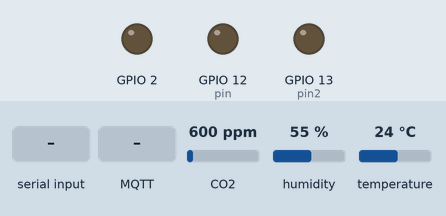
A sketch run on a simulated ESP8266 (Wemos D1 mini). Shown: output pins drawn as LEDs (lit = HIGH). The inputs (shaded band) are chosen by the test bench; at power-on: CO2 600 ppm, humidity 55 %, temperature 24 °C. WiFi joins after 1.5 s; servers stay silent unless stated; uploads are accepted with an empty reply; random numbers use the default seed unless the sketch sets one; no MQTT or app messages arrive unless stated; what the sketch prints to the serial monitor is not drawn.

Above: at 2.7 s.
2.8 s: "D109-1." received over the second serial link
At 3.95 s:
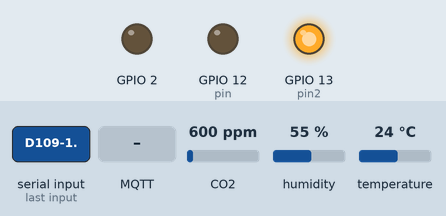
At 5.2 s:
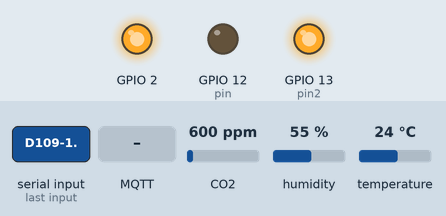
5.5 s: MQTT message "1" arrives on the first subscribed topic
At 6.8 s:
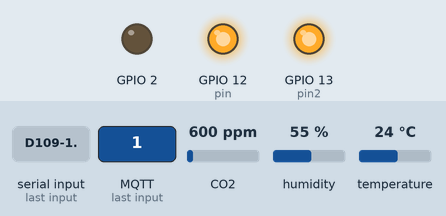
Timing chart, 0 to 8.5 s (numbered marks = the images above; inputs shaded):
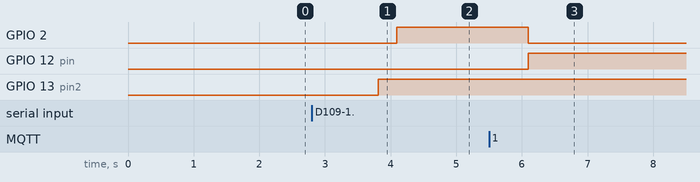

The sketch:

smf_wemos.ino
```cpp
#include <ESP8266WiFi.h>
#include <PubSubClient.h>
#include <ESP8266WiFiMulti.h>
#include <ESP8266HTTPClient.h>
#include<Wire.h>
#include <stdlib.h>
#include "SparkFun_SCD30_Arduino_Library.h"
#include<SoftwareSerial.h>
#include <Arduino.h>
#include <IRremoteESP8266.h>
#include <IRsend.h>
SoftwareSerial UNO(0, 14);  //D3,D5

//#define ssid "D109-1" //wifi id
//#define pass "113333555555"      //wifi pass

#define ssid "iptime" //wifi id
#define pass "30813081"

///////////SCD30//////////////
float temp = 0, humi = 0, r_lux = 0, l_lux = 0;
float temp_total = 0, humi_total = 0, co2_total = 0, r_lux_total = 0, l_lux_total = 0, top_angle_total = 0;
int temp_flag = 0, humi_flag = 0, co2_flag = 0, r_lux_flag = 0, l_lux_flag = 0, top_angle_flag =0;
int top_angle_int;
int temphumi_flag = 0;
int co2 = 0;
int delay_second = 300;  // 업로드 딜레이(s)
int temphumi_delay = 30;  // 온습도 측정 주기(s)
int co2_gen = 0;
SCD30 airSensor;
String R_LUX;
String L_LUX;
String top_angle;
WiFiClient wificlient;
WiFiClient client2;
ESP8266WiFiMulti WiFiMulti;

PubSubClient client(wificlient);

/////////////id 및 세팅값////////////////
String id = "1" ;       // 디바이스 id
int delay_flag = 0;
int k = 0;
int wifi_timeout = 0;
int mintemp = 20;
int maxtemp = 40;
int minhumid = 30;
int maxhumid = 60;
int minco2 = 200;
int maxco2 = 1200;

//#define ssid "olleh_WiFi_9DF0"
//#define pass  "0000004810"
const char* mqtt_server = "postman.cloudmqtt.com";    // port 17181
const char* outTopic = "SMFoutTopic";
const char* inTopic = "SMFinTopic";
const char* mqtt_username = "mzxzkerr";
const char* mqtt_password = "6ePJPdo2Nkr6";
String dataIn = "";
const char* pubdata = "";
int pin = 12; //디지털핀 6번 => gpio12
int pin2 = 13; //디지털핀 7번 => gpio13
int err = 0;
int sendvalue = 0;
char msg[50];
IRsend irsend(15);  //D8

void setup_wifi();
void callback(char* topic, byte* payload, unsigned int length);
void reconnect();
void Http_post();
void wifi_check();
void scd30_check();
void wifi_scan();
void flag_set();
void clear_msg();
void LUX();
void Http_get();

////////////////////////////////////////////////////////////
/////////////////////////// Setup //////////////////////////
////////////////////////////////////////////////////////////

void setup() {
  Serial.begin(115200);
  UNO.begin(57600);

  Wire.begin();   //sda scl
  airSensor.begin(Wire);
  setup_wifi();
  pinMode(LED_BUILTIN, OUTPUT);     // Initialize the LED_BUILTIN pin as an output
  digitalWrite(LED_BUILTIN, LOW);   // Turn the LED on
  pinMode(pin, OUTPUT);
  pinMode(pin2, OUTPUT);
  digitalWrite(pin2, LOW);
  client.setServer(mqtt_server, 17181);
  client.setCallback(callback);
  wifi_check();        //Wifi 상태 체크 함수
  UNO.setTimeout(5);
  //  UNO.write("connected");


}


void loop() {
  if (!client.connected()) {
    reconnect();
  }
  client.loop();

  if (temphumi_flag == temphumi_delay) {
    digitalWrite(LED_BUILTIN, LOW);   // Turn the LED on
    //temp_humid(); //DHT11 함수
    LUX();
    scd30_check(); temphumi_flag = 0; WiFiMulti.run();
    digitalWrite(LED_BUILTIN, HIGH);  // Turn the LED off
  }

  if (delay_flag == delay_second) {
    if ((WiFiMulti.run() == WL_CONNECTED)) {    // wait for WiFi connection
      digitalWrite(LED_BUILTIN, LOW);   // Turn the LED on
      Http_post();
      digitalWrite(LED_BUILTIN, HIGH);  // Turn the LED off
    }
    else {
      wifi_check();
    }
    k = 0; delay_flag = 0;  temphumi_flag = 0;
    temp_total = 0; temp_flag = 0; humi_total = 0; humi_flag = 0; co2_total = 0; co2_flag = 0;
  }

  if (Serial.available()) {
    int k = 0;
    while (Serial.available()) {
      char myChar = (char)Serial.read();
      msg[k] = myChar;
      k++;
      delay(5);
    }
    Serial.println();
    Serial.print("Publish message: ");
    Serial.println(msg);
    Serial.println();
    client.publish(outTopic, msg);
    clear_msg();
  }


  flag_set();
}


////////////////////////////////////////////////////////////
///////////////////////////관련함수//////////////////////////
////////////////////////////////////////////////////////////

void LUX() {
   Serial.println("LUX req");
  UNO.write('s');
  delay(10);
  int x = 0;
  for (int j = 0; j < 10; j++) {
    if (UNO.available() > 0) {
      String date_LUX = UNO.readStringUntil('.');
      String R_LUX_str = date_LUX.substring(0, date_LUX.indexOf('l'));
      String L_LUX_str = date_LUX.substring(date_LUX.indexOf('l') + 1, date_LUX.indexOf(';'));
      String   top_angle_str = date_LUX.substring(date_LUX.indexOf(';')+1,date_LUX.length());
      Serial.println();

      Serial.print("[Measure] R_LUX(lux):");
      Serial.print(R_LUX_str);
      Serial.print("( before : "); Serial.print(R_LUX); Serial.print(")");

      int R_LUX_int = R_LUX_str.toInt();
      if (R_LUX_int > 0) {
        R_LUX = R_LUX_str;
      }
      r_lux_total += R_LUX.toInt();
      r_lux_flag++;
      Serial.print(", Total : "); Serial.print(r_lux_total);
      Serial.print("("); Serial.print(r_lux_flag); Serial.println(")");

      Serial.print("[Measure] L_LUX(lux):");
      Serial.print(L_LUX_str);
      Serial.print("( before : "); Serial.print(L_LUX); Serial.print(")");


      int L_LUX_int = L_LUX_str.toInt();
      if (L_LUX_int > 0) {
        L_LUX = L_LUX_str;
      }
      l_lux_total += L_LUX.toInt();
      l_lux_flag++;
      Serial.print(", Total : "); Serial.print(l_lux_total);
      Serial.print("("); Serial.print(l_lux_flag); Serial.println(")");


      top_angle_int = top_angle_str.toInt();

      Serial.print("[Measure] top_angle(lux):");
      Serial.print(top_angle_str);
      Serial.print("( before : "); Serial.print(top_angle); Serial.print(")");
      break;
    }
    if (j > 3) {
      Serial.println("request again");
      UNO.write('s');
      j = 0;
      x++;
    }

    if (x > 10) {
      break;
    }
    flag_set() ;
  }}
void flag_set() {
  delay_flag++;
  temphumi_flag++;
  Serial.print(delay_flag);
  Serial.print(",");
  k++;
  if ((k >= 10) && (temphumi_delay > 10)) {
    Serial.println("");
    k = 0;
  }
  delay(1000);                      // Wait
}

void clear_msg() {
  char buf[50] = "";
  for (int k = 0; k < 50; k++) {
    msg[k] = buf[k] ;
  }
}


void scd30_check() {
  if (airSensor.dataAvailable())
  {
    Serial.println();
    Serial.print("[Measure] Co2(ppm):");
    Serial.print(airSensor.getCO2());
    Serial.print("("); Serial.print(co2_gen); Serial.print(")");
    co2 = airSensor.getCO2();
    co2_total += co2;    //온도 데이터 더하기
    co2_flag++;                  //온도 데이터 더한 횟수
    Serial.print(", Total : "); Serial.print(co2_total);
    Serial.print("("); Serial.print(co2_flag); Serial.println(")");

    Serial.print("[Measure] Temperature(C):");
    Serial.print(airSensor.getTemperature(), 2);
    temp = airSensor.getTemperature();
    temp_total += temp;    //온도 데이터 더하기
    temp_flag++;                  //온도 데이터 더한 횟수
    Serial.print(", Total : "); Serial.print(temp_total);
    Serial.print("("); Serial.print(temp_flag); Serial.println(")");

    Serial.print("[Measure] Humidity(%):");
    Serial.print(airSensor.getHumidity(), 2);
    humi = airSensor.getHumidity();
    humi_total += humi;    //습도 데이터 더하기
    humi_flag++;                  //습도 데이터 더한 횟수
    Serial.print(",    Total : ");  Serial.print(humi_total);
    Serial.print("("); Serial.print(humi_flag);  Serial.println(")");
    String alarmdata = "id:" + id;
    int alarm_flag = 0;
    if ((temp < mintemp) || (temp > maxtemp)) {
      temp_total = temp, temp_flag = 1;
      alarmdata = alarmdata + ",temp:" + temp;
      alarm_flag++;
      if( temp > maxtemp){
        digitalWrite(pin2, HIGH);
        irsend.sendNEC(0xFF6897, 32, 2);//값 변경할것  sendNEC,sendSony,SendRaw,sendSamsungAC
        }
    }else if(temp < maxtemp){
        digitalWrite(pin2, LOW);
        irsend.sendNEC(0xFF6897, 32, 2);//값 변경할것
        }
    if ((humi < minhumid) || (humi > maxhumid)) {
      humi_total = humi, humi_flag = 1;
      alarmdata = alarmdata + ",humid:" + humi;
      alarm_flag++;
    }
    if ((co2 < minco2) && (co2_gen == 0) && (co2 != 0)) {
      Serial.println("[Measure] Not enough Co2 , Turn on Co2 generator");
      co2_gen = 1;
      digitalWrite(pin, HIGH);
      alarmdata = alarmdata + ",co2:" + co2;
      alarm_flag++;
    }
    if ((co2 > maxco2) && (co2_gen == 1)) {
      Serial.println("[Measure] enough Co2 , Turn off Co2 generator");
      co2_gen = 0;
      digitalWrite(pin, LOW);
      alarmdata = alarmdata + ",co2:" + co2;
      alarm_flag++;
    }

    if (alarm_flag > 0) { //알람이 있으면
      Http_post();
      Serial.print("alarm!! ");
      Serial.println(alarmdata);
      Serial.println();
      strcpy(msg, alarmdata.c_str());
      client.publish(outTopic, msg);
      clear_msg();
    }
    Serial.println();

  } else  {
    Serial.println();
    Serial.print("Error ");
    Serial.println();
  }
}


void setup_wifi() {
  WiFi.disconnect();
  // Serial.setDebugOutput(true);
  Serial.println();
  Serial.println("[SETUP] Wifi Connecting ");
  //Serial.println(ssid,pass);
  WiFi.mode(WIFI_STA);              // Station 모드로 설정
  //wifi_scan();
   WiFiMulti.addAP(ssid, pass);
  //WiFiMulti.addAP(ssid);     // Wifi 공유기 추가 및 자동연결
  // WiFi.begin(ssid2, pass2);
  //WiFiMulti.addAP(ssid2, pass2);      // 스마트폰AP 추가 및 자동연결

  Serial.print("[SETUP] WAIT ");
  while (WiFiMulti.run() != WL_CONNECTED) {
    delay(500); Serial.print("."); wifi_timeout++;
    if (wifi_timeout == 40) {
      wifi_timeout = 0;
      break;
    }
  }
  Serial.println();
}


void wifi_check() {
  //WiFiMulti.run();
  Serial.print("[SETUP] Wifi status : ");
  Serial.print(WiFi.status());
  Serial.print(" => ");
  if ((WiFi.status() == WL_CONNECTED)) {
    Serial.println("WL_CONNECTED");
  }
  else if ((WiFi.status() == WL_IDLE_STATUS)) {
    Serial.println("WL_IDLE_STATUS");
  }
  else if ((WiFi.status() == WL_CONNECTION_LOST)) {
    Serial.println("WL_CONNECTION_LOST");
  }
  else if ((WiFi.status() == WL_NO_SSID_AVAIL)) {
    Serial.println("WL_NO_SSID_AVAIL");
  }
  else if ((WiFi.status() == WL_CONNECT_FAILED)) {
    Serial.println("WL_CONNECT_FAILED");
  }
  else if ((WiFi.status() == WL_DISCONNECTED)) {
    Serial.println("WL_DISCONNECTED");
    if (!WiFi.getAutoConnect()) {
      WiFi.reconnect();
      Serial.print("[Reconnect] WAIT ");
      while (WiFi.status() != WL_CONNECTED) {
        delay(500); Serial.print(".");
        wifi_timeout++;
        if (wifi_timeout == 200) {
          wifi_timeout = 0;
          break;
        }
      }
      Serial.println();
    }
  }
  else {
    Serial.println("WL_ERROR");
  }
  Serial.print("[SETUP] WifiMulti status : ");
  Serial.print(WiFiMulti.run());
  Serial.print(" => ");
  if ((WiFiMulti.run() == WL_CONNECTED)) {
    Serial.println("WL_CONNECTED");
  }
  else if ((WiFiMulti.run() == WL_IDLE_STATUS)) {
    Serial.println("WL_IDLE_STATUS");
  }
  else if ((WiFiMulti.run() == WL_CONNECTION_LOST)) {
    Serial.println("WL_CONNECTION_LOST");
  }
  else if ((WiFiMulti.run() == WL_NO_SSID_AVAIL)) {
    Serial.println("WL_NO_SSID_AVAIL");
  }
  else if ((WiFiMulti.run() == WL_CONNECT_FAILED)) {
    Serial.println("WL_CONNECT_FAILED");
  }
  else if ((WiFiMulti.run() == WL_DISCONNECTED)) {
    Serial.println("WL_DISCONNECTED");
  }
  else {
    Serial.println("WL_ERROR");
  }
  Serial.print("[SETUP] WifiAutoConnect : ");
  Serial.print(WiFi.getAutoConnect());
  Serial.print(" => ");
  if (WiFi.getAutoConnect()) {
    Serial.println("True");
  }
  else {
    Serial.println("False");
  }
  Serial.print("[SETUP] Connected to ");        //연결된 wifi ID
  Serial.println(WiFi.SSID());
  Serial.print("[SETUP] localIP address:\t");   //할당된 IP 주소
  Serial.println(WiFi.localIP());

  if (delay_second < temphumi_delay) {
    temphumi_delay = delay_second; // 측정주기가 업로드주기보다 길면 업로드주기로 통일
  }
  delay_flag = delay_second; //시작하자마자 한번 POST 작동하도록
  temphumi_flag = temphumi_delay; //시작하자마자 한번 측정하도록
  Serial.print("[SETUP] Device ID : ");
  Serial.print(id);
  Serial.print(", delay_second : ");
  Serial.print(delay_second);
  Serial.print("s, temphumi_delay : ");
  Serial.print(temphumi_delay);
  Serial.println("s");
  Serial.println("");
}

void wifi_scan() {
  Serial.println("[SETUP] scan start");
  // WiFi.scanNetworks will return the number of networks found
  int n = WiFi.scanNetworks();
  Serial.println("[SETUP] scan done");
  if (n == 0) {
    Serial.println("[SETUP] no networks found");
  } else {
    Serial.print("[SETUP] ");
    Serial.print(n);
    Serial.println(" networks found");
    for (int i = 0; i < n; ++i) {
      // Print SSID and RSSI for each network found
      Serial.print(i + 1);
      Serial.print(": ");
      Serial.print(WiFi.SSID(i));
      Serial.print(" (");
      Serial.print(WiFi.RSSI(i));
      Serial.print(")");
      Serial.println((WiFi.encryptionType(i) == ENC_TYPE_NONE) ? " " : "*");
      delay(10);
    }
  }
  Serial.println("");
}


void callback(char* topic, byte* payload, unsigned int length) {
  Serial.println();
  Serial.print("Message arrived [");
  Serial.print(topic);
  Serial.print("] ");
  for (int i = 0; i < length; i++) {
    dataIn += (char)payload[i];
  }
  Serial.print(dataIn);
  Serial.println();

  if (dataIn == "1") {
    digitalWrite(LED_BUILTIN, LOW);
    //digitalWrite(pin2, HIGH);
    digitalWrite(pin, HIGH);
    Serial.println("LED ON");
  } else if (dataIn == "0") {
    digitalWrite(LED_BUILTIN, HIGH);
    Serial.println("LED OFF");
    //digitalWrite(pin2, LOW);
    digitalWrite(pin, LOW);
  } else {

    if (dataIn.startsWith("mintemp")) {
      mintemp = dataIn.substring(8).toInt();
      Serial.print("mintemp set : ");
      Serial.println(mintemp);
    } else if (dataIn.startsWith("maxtemp")) {
      maxtemp = dataIn.substring(8).toInt();
      Serial.print("maxtemp set : ");
      Serial.println(maxtemp);
      temphumi_flag = temphumi_delay;
      delay_flag = (delay_second - 5);
    } else if (dataIn.startsWith("minhumid")) {
      minhumid = dataIn.substring(9).toInt();
      Serial.print("minhumid set : ");
      Serial.println(minhumid);
    } else if (dataIn.startsWith("maxhumid")) {
      maxhumid = dataIn.substring(9).toInt();
      Serial.print("maxhumid set : ");
      Serial.println(maxhumid);
      temphumi_flag = temphumi_delay;
      delay_flag = (delay_second - 5);
    } else if (dataIn.startsWith("minco2")) {
      minco2 = dataIn.substring(7).toInt();
      Serial.print("minco2 set : ");
      Serial.println(minco2);
    } else if (dataIn.startsWith("maxco2")) {
      maxco2 = dataIn.substring(7).toInt()  ;
      Serial.print("maxco2 set : ");
      Serial.println(maxco2);
      temphumi_flag = temphumi_delay;
      delay_flag = (delay_second - 5);
    }


  }

  dataIn = "";
}

void reconnect() {
  char idbuf[50];
  String geneid;
  char testsend[75];
  for (int k = 0; k <= 32; k++)
  {
    geneid += random(1, 9);
  }
  geneid.toCharArray(idbuf, geneid.length());
  char char_id[10];
  id.toCharArray(char_id, id.length());
  sprintf(testsend, "%s번 SMF Mqtt : %s", char_id, idbuf);
  const char* mqttid = testsend;

  // Loop until we're reconnected
  while (!client.connected()) {
    Serial.print("Attempting MQTT connection...");
    // Attempt to connect
    if (client.connect(mqttid, mqtt_username, mqtt_password)) {
      Serial.print("connected with id : ");
      Serial.println(idbuf);
      // Once connected, publish an announcement...
      client.publish(outTopic, mqttid);
      client.publish("test_connection", mqttid);
      // ... and resubscribe
      client.subscribe(inTopic);
      Http_get();
    } else {
      Serial.print("failed, rc=");
      Serial.print(client.state());
      Serial.println(" try again in 5 seconds");
      // Wait 5 seconds before retrying
      wifi_check();
      delay(5000);
    }
  }
}

void Http_post() {
  temp = temp_total / temp_flag; //온도 평균 구하기
  humi = humi_total / humi_flag; //습도 평균 구하기
  co2 = co2_total / co2_flag; //이산화탄소 평균 구하기
  l_lux = l_lux_total / l_lux_flag; //좌측 조도값 평균 구하기
  r_lux = r_lux_total / r_lux_flag; //우측 조도값 평균 구하기

  if (co2 > 3000) {
    Serial.printf("[Error} Sensing : ");
    String post_content = "co2=" + String(co2) + "&co2gen=" + String(co2_gen) + "&temp=" + String(temp) + "&humid=" + String(humi) + "&l_lux=" + String(l_lux) + "&r_lux=" + String(r_lux)  + "&id=" + String(id) ; //전달할 데이터
    Serial.println(post_content);
  }
  else {
    HTTPClient http;           //  WiFiClient client;
    http.setTimeout(3000);
    Serial.print("[HTTP] begin... Connected to ");
    Serial.println(WiFi.SSID());
    if (http.begin(client2, "http://cjk09083.cafe24.com/smf/temphumidinsert.php")) {  // Wifi를 통한 HTTP 통신
      http.addHeader("Content-Type", "application/x-www-form-urlencoded");
      Serial.print("[HTTP] POST... ");
      // start connection and send HTTP header
      String post_content = "co2=" + String(co2) + "&co2gen=" + String(co2_gen) + "&temp=" + String(temp) + "&humid=" + String(humi) + "&l_lux=" + String(l_lux) + "&r_lux=" + String(r_lux) + "&id=" + String(id)
                            + "&mintemp=" + String(mintemp) + "&maxtemp=" + String(maxtemp) + "&minhumid=" + String(minhumid) + "&maxhumid=" + String(maxhumid) + "&minco2=" + String(minco2) + "&maxco2=" + String(maxco2); //전달할 데이터
      int httpCode = http.POST(post_content); //Http 통신. Code가 200이면 정상, 음수면 실패
      Serial.println(post_content);
      // httpCode will be negative on error
      if (httpCode > 0) {
        // HTTP header has been send and Server response header has been handled
        Serial.printf("[HTTP] POST... success, code : %d\n", httpCode);
        String payload = http.getString();
        Serial.println(payload);
      } else {
        Serial.printf("[HTTP] POST... failed, error : %s\n", http.errorToString(httpCode).c_str());
      }
      http.end();
    } else {
      Serial.printf("[HTTP} Unable to connect\n");
    }
  }
  delay_flag = 0; temphumi_flag = 0;
  temp_total = 0; temp_flag = 0;
  humi_total = 0; humi_flag = 0;
  co2_total = 0; co2_flag = 0;
  l_lux_total = 0; l_lux_flag = 0;
  r_lux_total = 0; r_lux_flag = 0;

}

void Http_get() {
   HTTPClient http;
    Serial.print("[HTTP] begin...\n");
    if (http.begin(client2, "http://cjk09083.cafe24.com/smf/get_recent_data.php?userID="+id)) {  // HTTP
      Serial.print("[HTTP] GET...\n");
      // start connection and send HTTP header
      int httpCode = http.GET();
      // httpCode will be negative on error
      if (httpCode > 0) {
        // HTTP header has been send and Server response header has been handled
        Serial.printf("[HTTP] GET... code: %d\n", httpCode);
        // file found at server
        if (httpCode == HTTP_CODE_OK || httpCode == HTTP_CODE_MOVED_PERMANENTLY) {
          String payload = http.getString();
          Serial.print("payload : ");
          Serial.println(payload);
          int id_index= payload.indexOf('/');
          int temp_index= payload.indexOf('/',id_index+1);
          int humid_index= payload.indexOf('/', temp_index+1);
          int co2_index= payload.indexOf('/', humid_index+1);
          int co2gen_index= payload.indexOf('/', co2_index+1);
          int time_index= payload.indexOf('/', co2gen_index+1);
          int mintemp_index= payload.indexOf('/', time_index+1);
          int maxtemp_index= payload.indexOf('/', mintemp_index+1);
          int minhumid_index= payload.indexOf('/', maxtemp_index+1);
          int maxhumid_index= payload.indexOf('/', minhumid_index+1);
          int minco2_index= payload.indexOf('/', maxhumid_index+1);
          int maxco2_index= payload.indexOf('/', minco2_index+1);


          mintemp=payload.substring(time_index+1,mintemp_index).toInt();
          maxtemp=payload.substring(mintemp_index+1,maxtemp_index).toInt();
          minhumid=payload.substring(maxtemp_index+1,minhumid_index).toInt();
          maxhumid=payload.substring(minhumid_index+1,maxhumid_index).toInt();
          minco2=payload.substring(maxhumid_index+1,minco2_index).toInt();
          maxco2=payload.substring(minco2_index+1,maxco2_index).toInt();

          Serial.print("Mintemp : ");
          Serial.println(mintemp);
          Serial.print("Maxtemp : ");
          Serial.println(maxtemp);
          Serial.print("Minhumid  : ");
          Serial.println(minhumid);
          Serial.print("Maxhumid  : ");
          Serial.println(maxhumid);
          Serial.print("Minco2  : ");
          Serial.println(minco2);
          Serial.print("Maxco2  : ");
          Serial.println(maxco2);

          Serial.println("ref set comp");
          }
      } else {
        Serial.printf("[HTTP] GET... failed, error: %s\n", http.errorToString(httpCode).c_str());
      }
      http.end();
    } else {
      Serial.printf("[HTTP} Unable to connect\n");
    }
}
```

Measured:
- after the input at 2.8 s, GPIO 2: LOW → HIGH after 1.3 s; GPIO 13 (pin2): LOW → HIGH after 1.0 s
- after the input at 5.5 s, GPIO 2: HIGH → LOW after 0.60 s; GPIO 12 (pin): LOW → HIGH after 0.60 s
